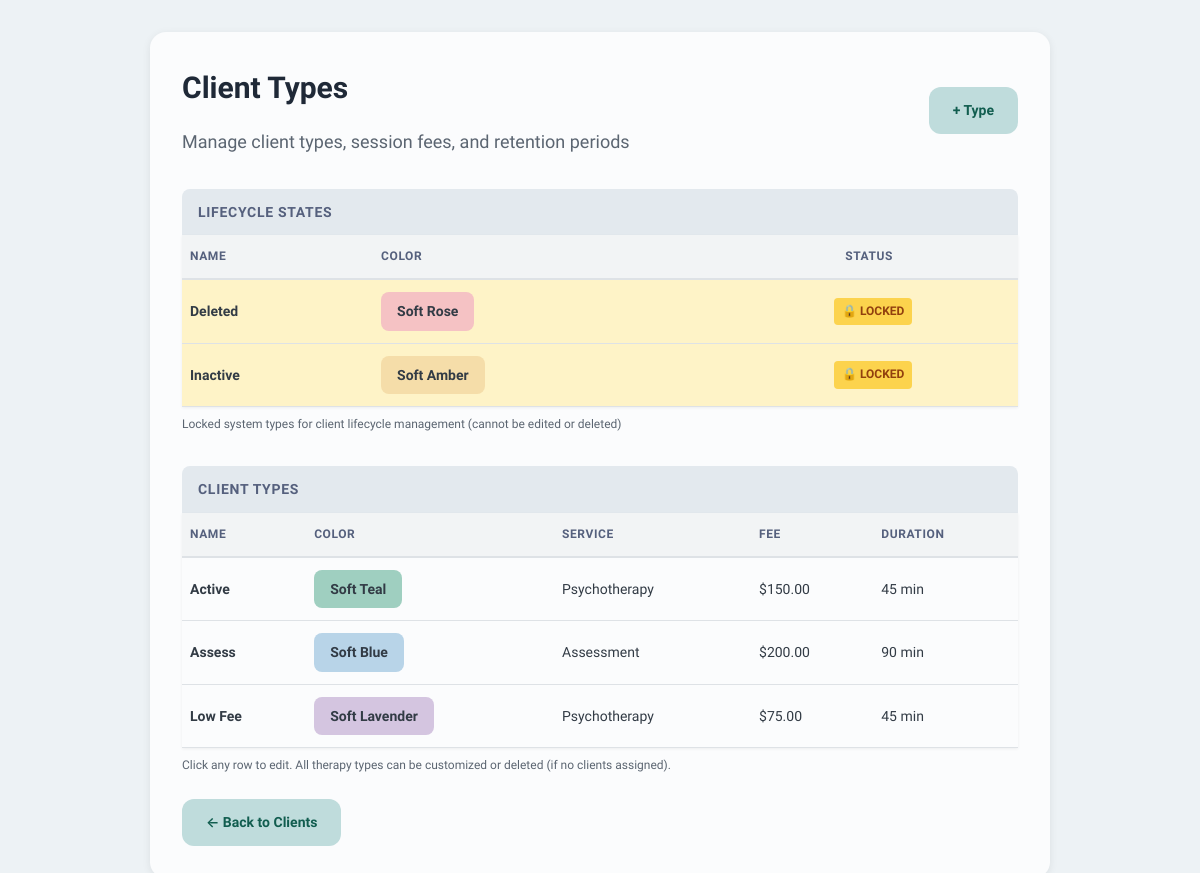
The app's page /types with its own data.
### tables this page shows
CREATE TABLE client_types (
                id INTEGER PRIMARY KEY AUTOINCREMENT,
                name TEXT UNIQUE NOT NULL,
                color TEXT NOT NULL,
                file_number_style TEXT NOT NULL,
                file_number_prefix TEXT,
                file_number_suffix TEXT,
                file_number_counter INTEGER DEFAULT 0,
                session_fee REAL,
                session_duration INTEGER,
                retention_period INTEGER,
                is_system INTEGER DEFAULT 0,
                service_description TEXT,
                is_system_locked INTEGER DEFAULT 0,
                base_price REAL,
                tax_rate REAL,
                created_at INTEGER NOT NULL,
                modified_at INTEGER NOT NULL
            , color_name TEXT, bubble_color TEXT);

### web/app.py (the view)
@app.route('/types')
def manage_types():
    all_types = db.get_all_client_types()
    locked_types = [t for t in all_types if t.get('is_system_locked')]
    editable_types = [t for t in all_types if not t.get('is_system_locked')]
    editable_types.sort(key=lambda t: t['name'])
    return render_template('manage_types.html',
                         locked_types=locked_types,
                         editable_types=editable_types)

### core/database.py (called while the page is built)
    def connect(self):
        return sqlite3.connect(str(self.db_path))

    def get_all_client_types(self) -> List[Dict[str, Any]]:
        conn = self.connect()
        conn.row_factory = sqlite3.Row
        cursor = conn.cursor()
        cursor.execute("SELECT * FROM client_types ORDER BY name")
        rows = cursor.fetchall()
        conn.close()
        return [dict(row) for row in rows]

### web/templates/manage_types.html (shortened to what this page needs)
{% extends "base.html" %}
{% block content %}
<div class="card">
    <div class="header-row">
        <div>
            <h2>Client Types</h2>
            <p style="color: #5B6571; margin-top: 0.5rem;">Manage client types, session fees, and retention periods</p>
        </div>
        <a href="{{ url_for('add_type') }}" class="btn-add">+ Type</a>
    </div>
    <div class="section-header">Lifecycle States</div>
    <table>
        <thead>
            <tr>
                <th>Name</th>
                <th>Color</th>
                <th style="text-align: center;">Status</th>
            </tr>
        </thead>
        <tbody>
            {% for type in locked_types %}
            <tr class="locked-type">
                <td>
                    <strong>{{ type.name }}</strong>
                </td>
                <td>
                    <span class="type-badge" style="background-color: {{ type.color }}">
                        {{ type.color_name or type.color }}
                    </span>
                </td>
                <td style="text-align: center;">
                    <span class="locked-indicator">🔒 LOCKED</span>
                </td>
            </tr>
            {% endfor %}
        </tbody>
    </table>
    <small style="color: #5B6571; display: block; margin-bottom: 1rem;">
        Locked system types for client lifecycle management (cannot be edited or deleted)
    </small>
    <div class="section-header">Client Types</div>
    <table>
        <thead>
            <tr>
                <th>Name</th>
                <th>Color</th>
                <th>Service</th>
                <th>Fee</th>
                <th>Duration</th>
            </tr>
        </thead>
        <tbody>
            {% for type in editable_types %}
            <tr onclick="window.location='{{ url_for('edit_type', type_id=type.id) }}'">
                <td>
                    <strong>{{ type.name }}</strong>
                </td>
                <td>
                    <span class="type-badge" style="background-color: {{ type.color }}">
                        {{ type.color_name or type.color }}
                    </span>
                </td>
                <td>{{ type.service_description or '-' }}</td>
                <td>${{ '%.2f'|format(type.session_fee) if type.session_fee else '0.00' }}</td>
                <td>{{ type.session_duration or 0 }} min</td>
            </tr>
            {% endfor %}
        </tbody>
    </table>
    <small style="color: #5B6571; display: block; margin-top: 0.5rem;">
        Click any row to edit. All therapy types can be customized or deleted (if no clients assigned).
    </small>
    <a href="{{ url_for('index') }}" class="btn">← Back to Clients</a>
</div>
{% endblock %}

### web/templates/base.html (style rules this page uses)
* { margin: 0; padding: 0; box-sizing: border-box; }
body { font-family: 'Lexend', -apple-system, BlinkMacSystemFont, "Segoe UI", Roboto, sans-serif; line-height: 1.6; color: #111827; background: #EDF2F5; font-size: 1.125rem; }
.btn { display: inline-block; padding: 0.75rem 1.5rem; background: #BFDCDC; color: #115D4F; text-decoration: none; border-radius: 0.75rem; border: none; font-size: 0.875rem; font-weight: 600; cursor: pointer; transition: all 0.2s; }
.card { background: #FBFCFD; border-radius: 1rem; padding: 2rem; box-shadow: 0 2px 8px rgba(0,0,0,0.08); margin-bottom: 2rem; }
.card h2 { font-size: 1.875rem; margin-bottom: 1rem; color: #1F2937; font-weight: 700; }
.type-badge { display: inline-block; padding: 0.375rem 0.75rem; border-radius: 0.5rem; font-size: 0.875rem; font-weight: 600; }

### web/templates/manage_types.html (style rules this page uses)
.card { max-width: min(900px, 95vw); margin: 0 auto; }
.header-row { display: flex; justify-content: space-between; align-items: center; margin-bottom: 0.5rem; }
h2 { color: #111827; margin: 0; }
.btn-add { padding: 0.75rem 1.5rem; background: #BFDCDC; color: #115D4F; text-decoration: none; border-radius: 0.75rem; font-size: 0.875rem; font-weight: 600; transition: all 0.2s; display: inline-block; border: none; cursor: pointer; }
.type-badge { display: inline-block; padding: 0.5rem 1rem; border-radius: 0.5rem; font-size: 0.875rem; font-weight: 600; color: #323B45; }
.section-header { background: #E3E9EE; padding: 0.75rem 1rem; font-weight: 600; color: #55607D; font-size: 0.875rem; text-transform: uppercase; letter-spacing: 0.05em; margin-top: 2rem; border-radius: 0.5rem 0.5rem 0 0; }
table { width: 100%; border-collapse: collapse; background: #FBFCFD; overflow: hidden; box-shadow: 0 1px 3px rgba(0,0,0,0.06); margin-bottom: 0.5rem; }
thead tr { background: #F2F4F5; border-bottom: 2px solid #DEE2E6; }
th { padding: 0.75rem 0.5rem; text-align: left; font-weight: 600; color: #55607D; font-size: 0.75rem; text-transform: uppercase; letter-spacing: 0.05em; }
tbody tr { border-bottom: 1px solid #DEE2E6; transition: background 0.2s; cursor: pointer; }
tbody tr.locked-type { background: #FEF3C7; cursor: default; }
td { padding: 0.75rem 0.5rem; color: #323B45; font-size: 0.875rem; }
small { color: #5B6571; font-size: 0.75rem; }
.btn { padding: 0.75rem 1.5rem; background: #BFDCDC; color: #115D4F; text-decoration: none; border-radius: 0.75rem; font-size: 0.875rem; font-weight: 600; transition: all 0.2s; display: inline-block; border: none; cursor: pointer; margin-top: 1.5rem; }
.locked-indicator { display: inline-block; padding: 0.25rem 0.5rem; background: #FCD34D; color: #92400E; font-size: 0.75rem; font-weight: 600; border-radius: 0.25rem; margin-left: 0.5rem; }

### records on screen
client_types: name "Deleted", color_name "Soft Rose"
client_types: name "Inactive", color_name "Soft Amber"
client_types: name "Active", color_name "Soft Teal", service_description "Psychotherapy", session_fee "150.00", session_duration "45"
client_types: name "Assess", color_name "Soft Blue", service_description "Assessment", session_fee "200.00", session_duration "90"
client_types: name "Low Fee", color_name "Soft Lavender", service_description "Psychotherapy", session_fee "75.00", session_duration "45"
